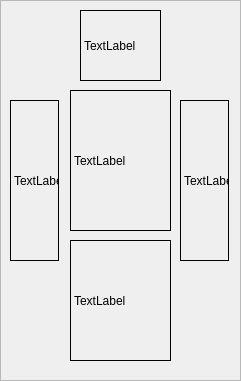
   <widget class="QFrame" name="frame">
    <property name="geometry">
     <rect>
      <x>540</x>
      <y>10</y>
      <width>241</width>
      <height>381</height>
     </rect>
    </property>
    <property name="frameShape">
     <enum>QFrame::StyledPanel</enum>
    </property>
    <property name="frameShadow">
     <enum>QFrame::Raised</enum>
    </property>
    <widget class="QLabel" name="head">
     <property name="geometry">
      <rect>
       <x>80</x>
       <y>10</y>
       <width>81</width>
       <height>71</height>
      </rect>
     </property>
     <property name="frameShape">
      <enum>QFrame::Box</enum>
     </property>
     <property name="text">
      <string>TextLabel</string>
     </property>
    </widget>
    <widget class="QLabel" name="right_arm">
     <property name="geometry">
      <rect>
       <x>10</x>
       <y>100</y>
       <width>49</width>
       <height>161</height>
      </rect>
     </property>
     <property name="frameShape">
      <enum>QFrame::Box</enum>
     </property>
     <property name="text">
      <string>TextLabel</string>
     </property>
    </widget>
    <widget class="QLabel" name="left_arm">
     <property name="geometry">
      <rect>
       <x>180</x>
       <y>100</y>
       <width>49</width>
       <height>161</height>
      </rect>
     </property>
     <property name="frameShape">
      <enum>QFrame::Box</enum>
     </property>
     <property name="text">
      <string>TextLabel</string>
     </property>
    </widget>
    <widget class="QLabel" name="chestpiece">
     <property name="geometry">
      <rect>
       <x>70</x>
       <y>90</y>
       <width>101</width>
       <height>141</height>
      </rect>
     </property>
     <property name="frameShape">
      <enum>QFrame::Box</enum>
     </property>
     <property name="text">
      <string>TextLabel</string>
     </property>
    </widget>
    <widget class="QLabel" name="legs">
     <property name="geometry">
      <rect>
       <x>70</x>
       <y>240</y>
       <width>101</width>
       <height>121</height>
      </rect>
     </property>
     <property name="frameShape">
      <enum>QFrame::Box</enum>
     </property>
     <property name="text">
      <string>TextLabel</string>
     </property>
    </widget>
   </widget>
